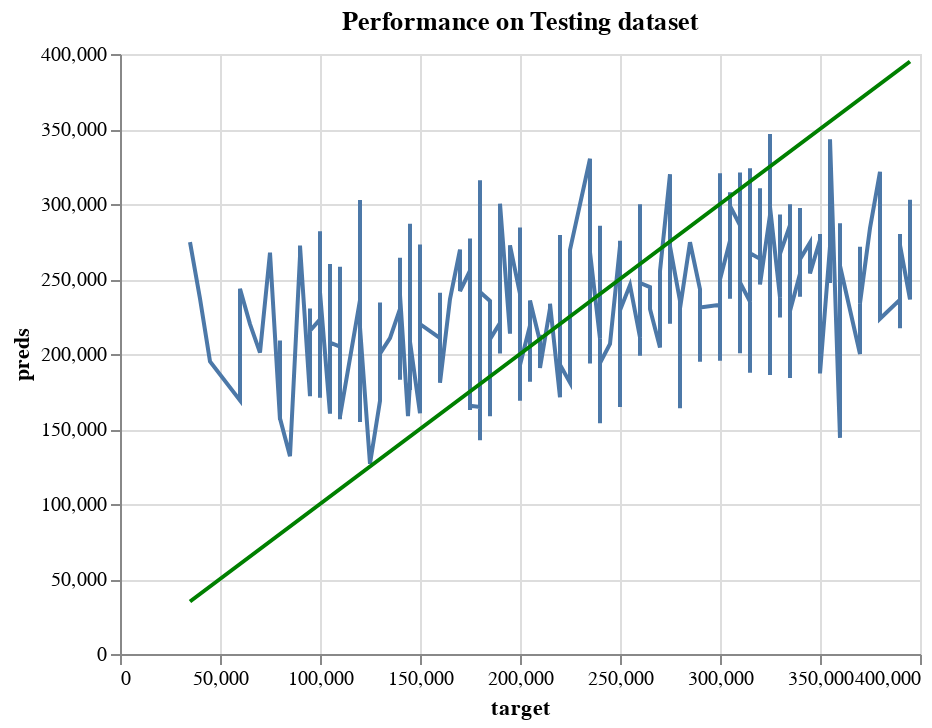

The notebook cell saved with this chart:
### Code cell
# Graphic depiction of model's performance on Testing dataset

perfect_test = alt.Chart(pd.DataFrame({'target': y_test, 'preds': y_test})).mark_line(color='green').encode(
    x='target',
    y='preds'
)

pred_chart_test = alt.Chart(pd.DataFrame({'target': y_test, 'preds': y_test_preds})).mark_line().encode(
    x='target',
    y='preds'
  )

combined_chart = (pred_chart_test + perfect_test).properties(
    title='Performance on Testing dataset'
)

combined_chart

### Figure 1 — Vega-Lite specification as saved in the notebook (floating-point values rounded to 4 significant figures; data arrays with more than 128 entries replaced by an {"elided": "..."} marker saying what was removed)
{"config": {"view": {"continuousWidth": 400, "continuousHeight": 300}}, "layer": [{"data": {"name": "data-5ae56129112821af46ca856bb05b8027"}, "mark": "line", "encoding": {"x": {"field": "target", "type": "quantitative"}, "y": {"field": "preds", "type": "quantitative"}}}, {"data": {"name": "data-90e7928480d15c243253c57236c2f0a1"}, "mark": {"type": "line", "color": "green"}, "encoding": {"x": {"field": "target", "type": "quantitative"}, "y": {"field": "preds", "type": "quantitative"}}}], "title": "Performance on Testing dataset", "$schema": "https://vega.github.io/schema/vega-lite/v4.17.0.json", "datasets": {"data-5ae56129112821af46ca856bb05b8027": {"elided": "468 records"}, "data-90e7928480d15c243253c57236c2f0a1": {"elided": "468 records"}}}
